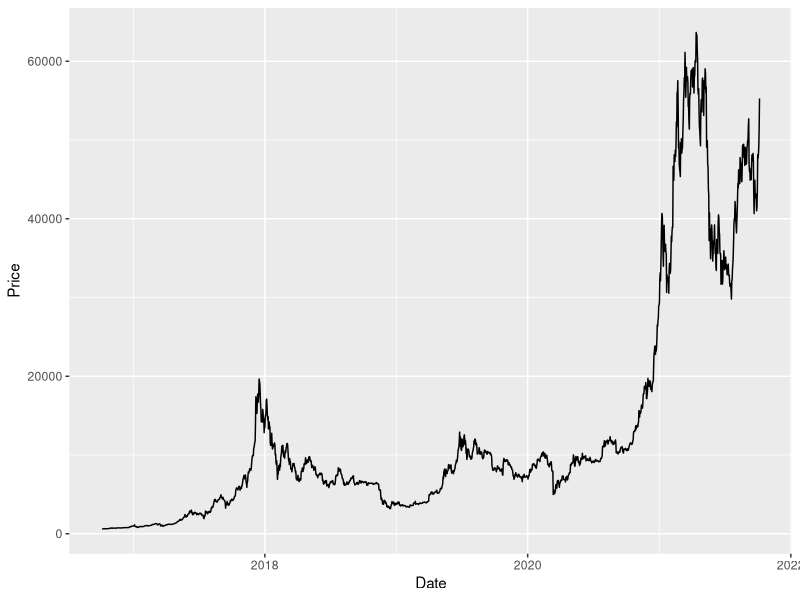
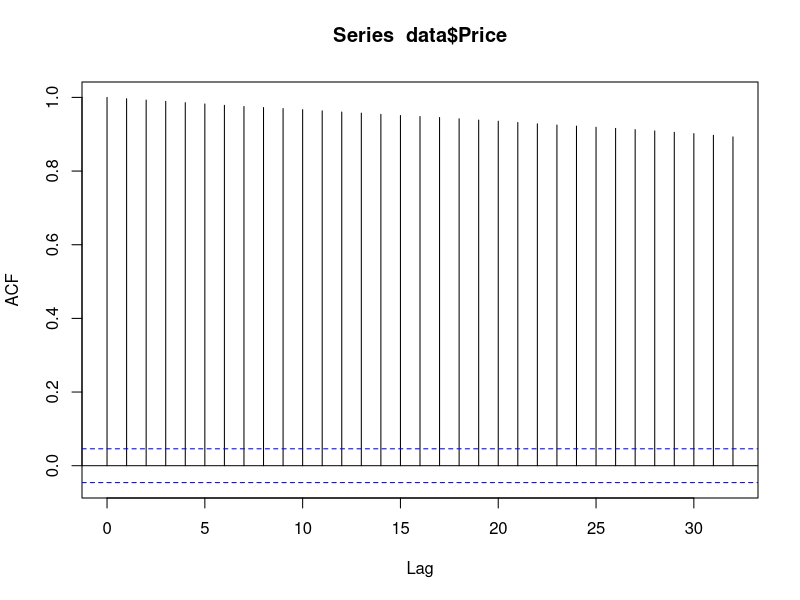
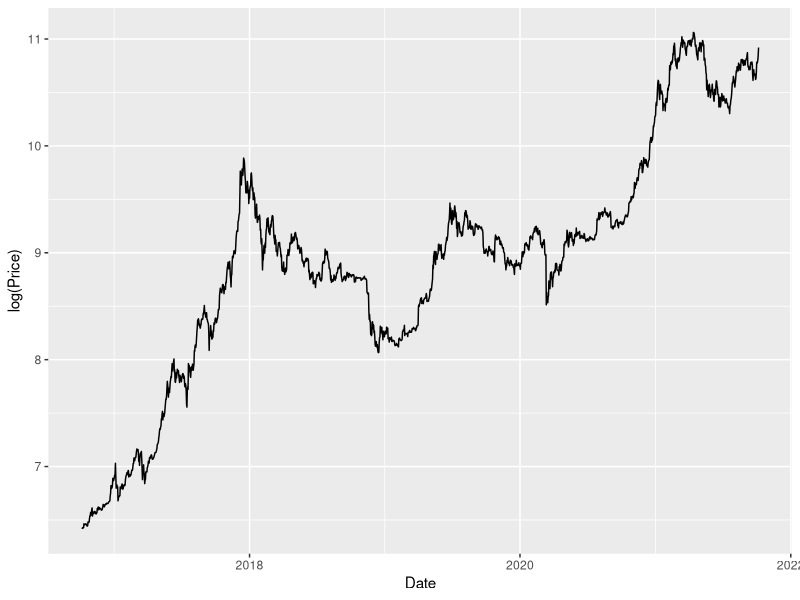
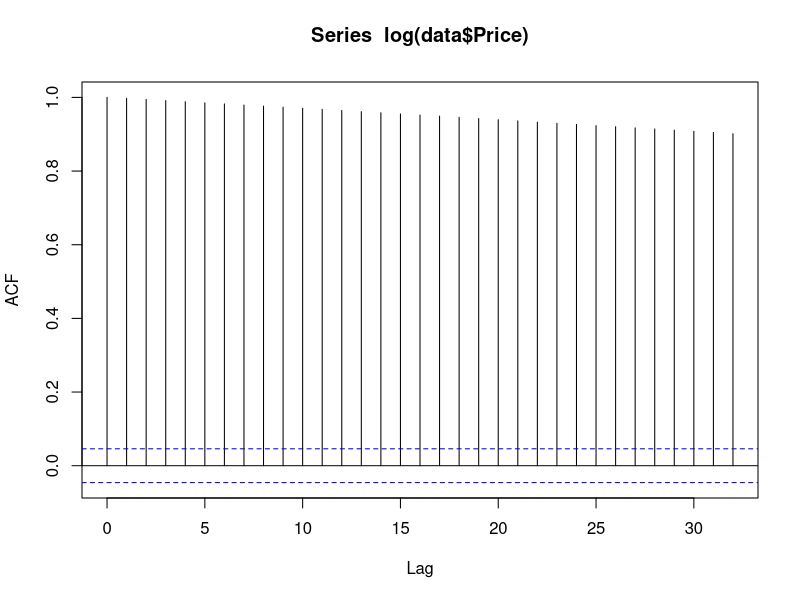
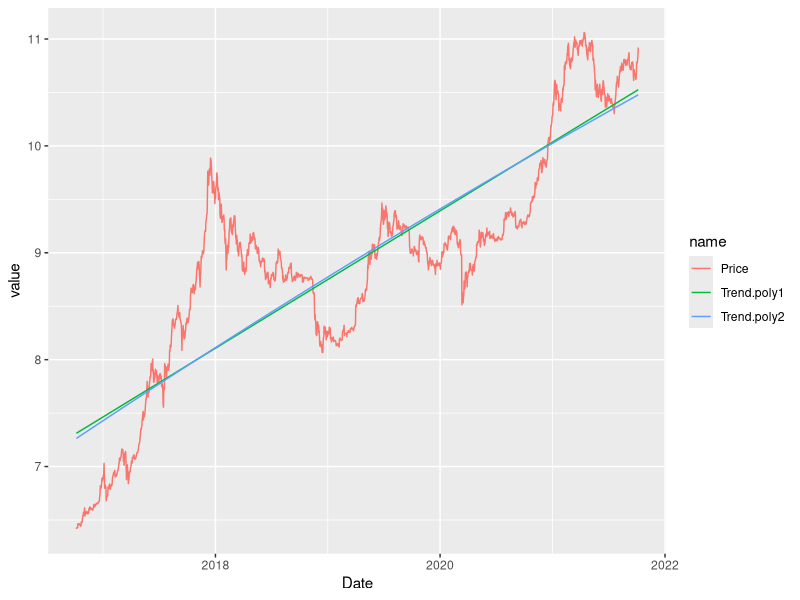

These figures' R source, in order: (Note: this script raises an error after producing the figures.)
# Import libraries
library(ggplot2)
library(dplyr)
library(tidyverse)

# Fetch data
data= read.csv("bitcoin_data.csv")
colnames(data) = c("Date", "Price")

# Change column type and format of missing values from . to NA
data$Date = as.Date(data$Date)
data$Price[which(data$Price == ".")] = NA
data$Price = as.numeric(as.character(data$Price))
View(data)

# Check class of each column in data frame
lapply(data,class)

# Plot data
ggplot(data, aes(x = Date, y = Price)) + geom_line()

acf(data$Price, na.action = na.pass)

# Plot data with log transformation
ggplot(data, aes(x = Date, y = log(Price))) + geom_line()

acf(log(data$Price), na.action = na.pass)

# Fit and subtract trend. Check acf and plot trend with time series
fit.log1 = lm(log(Price) ~ Date, data = data)
fit.log2 = lm(log(Price) ~ poly(Date,2), data = data)
log.trend.poly1 = predict(fit.log1, newdata = data)
log.trend.poly2 = predict(fit.log2, newdata = data)

df.log.detrended = data.frame(Date = data$Date, Price = log(data$Price), Trend.poly1 = log.trend.poly1,
                              Trend.poly2 = log.trend.poly2)
df.log.detrended.long = pivot_longer(df.log.detrended, -Date)

ggplot(df.log.detrended.long, aes(x = Date, y = value, col = name)) + geom_line()

acf(log(data$Price) - trend.log, na.action = na.pass)
plot(data$Date, log(data$Price) - trend.log, type = "l")


# Differencing the time series and plotting
acf(diff(data$Price), na.action = na.pass)
plot(diff(data$Price, lag = 1, differences = 3), type = "l")

# Differencing the log transformed time series and plotting
acf(diff(log(data$Price)), na.action = na.pass)
plot(diff(log(data$Price), lag = 1, differences = 1), type = "l")

par(mfrow=c(1,2))
plot(arima.sim(list(order=c(0,0,1), ma=.9), n=100))

?arima.sim


mod.arma <- arima(ts(log(data$Price)), order=c(2,1,0), include.mean = TRUE)
mean(diff(log(data$Price)), na.rm=TRUE)

mod.arma.diff <- arima(ts(diff(log(data$Price))), order=c(2,0,0), include.mean = FALSE)

predict(mod.arma, n.ahead = 10)
predict(mod.arma.diff, n.ahead = 10)
?predict.Arima
"hei"

      